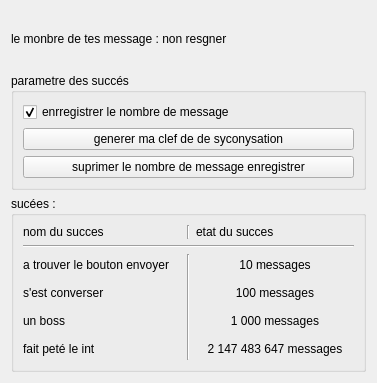
<?xml version="1.0" encoding="UTF-8"?>
<ui version="4.0">
 <class>sucees</class>
 <widget class="QDialog" name="sucees">
  <property name="geometry">
   <rect>
    <x>0</x>
    <y>0</y>
    <width>377</width>
    <height>383</height>
   </rect>
  </property>
  <property name="windowTitle">
   <string>les sucées</string>
  </property>
  <layout class="QGridLayout" name="gridLayout">
   <item row="0" column="0">
    <widget class="QLabel" name="nbmessage">
     <property name="text">
      <string>le monbre de tes message : non resgner</string>
     </property>
    </widget>
   </item>
   <item row="2" column="0">
    <widget class="QGroupBox" name="groupBox">
     <property name="title">
      <string>sucées :</string>
     </property>
     <layout class="QGridLayout" name="gridLayout_2">
      <item row="5" column="0">
       <widget class="QLabel" name="label_8">
        <property name="text">
         <string>fait peté le int</string>
        </property>
       </widget>
      </item>
      <item row="3" column="0">
       <widget class="QLabel" name="label_4">
        <property name="text">
         <string>s'est converser</string>
        </property>
       </widget>
      </item>
      <item row="3" column="2">
       <widget class="QPushButton" name="message100">
        <property name="toolTip">
         <string>il vous faut 100 message</string>
        </property>
        <property name="text">
         <string>100 messages</string>
        </property>
        <property name="flat">
         <bool>true</bool>
        </property>
       </widget>
      </item>
      <item row="4" column="2">
       <widget class="QPushButton" name="message1000">
        <property name="toolTip">
         <string>il vous faut 1000 message</string>
        </property>
        <property name="text">
         <string>1 000 messages</string>
        </property>
        <property name="flat">
         <bool>true</bool>
        </property>
       </widget>
      </item>
      <item row="2" column="1" rowspan="4">
       <widget class="Line" name="line">
        <property name="orientation">
         <enum>Qt::Vertical</enum>
        </property>
       </widget>
      </item>
      <item row="2" column="0">
       <widget class="QLabel" name="label_2">
        <property name="text">
         <string>a trouver le bouton envoyer</string>
        </property>
       </widget>
      </item>
      <item row="2" column="2">
       <widget class="QPushButton" name="message10">
        <property name="toolTip">
         <string>il vous faut 10 message</string>
        </property>
        <property name="text">
         <string>10 messages</string>
        </property>
        <property name="flat">
         <bool>true</bool>
        </property>
       </widget>
      </item>
      <item row="4" column="0">
       <widget class="QLabel" name="label_6">
        <property name="text">
         <string>un boss</string>
        </property>
       </widget>
      </item>
      <item row="5" column="2">
       <widget class="QPushButton" name="messagemaxint">
        <property name="toolTip">
         <string>il vous faut 2 147 483 647  message</string>
        </property>
        <property name="text">
         <string>2 147 483 647 messages</string>
        </property>
        <property name="flat">
         <bool>true</bool>
        </property>
       </widget>
      </item>
      <item row="1" column="0" colspan="3">
       <widget class="Line" name="line_2">
        <property name="orientation">
         <enum>Qt::Horizontal</enum>
        </property>
       </widget>
      </item>
      <item row="0" column="0">
       <widget class="QLabel" name="label">
        <property name="text">
         <string>nom du succes</string>
        </property>
       </widget>
      </item>
      <item row="0" column="2">
       <widget class="QLabel" name="label_3">
        <property name="text">
         <string>etat du succes</string>
        </property>
       </widget>
      </item>
      <item row="0" column="1">
       <widget class="Line" name="line_3">
        <property name="orientation">
         <enum>Qt::Vertical</enum>
        </property>
       </widget>
      </item>
     </layout>
    </widget>
   </item>
   <item row="1" column="0">
    <widget class="QGroupBox" name="groupBox_2">
     <property name="title">
      <string>parametre des succés</string>
     </property>
     <layout class="QGridLayout" name="gridLayout_3">
      <item row="1" column="0">
       <widget class="QPushButton" name="pushButton">
        <property name="text">
         <string>generer ma clef de de syconysation</string>
        </property>
       </widget>
      </item>
      <item row="0" column="0">
       <widget class="QCheckBox" name="saveNbMessage">
        <property name="text">
         <string>enrregistrer le nombre de message</string>
        </property>
        <property name="checked">
         <bool>true</bool>
        </property>
       </widget>
      </item>
      <item row="2" column="0">
       <widget class="QPushButton" name="pushButton_2">
        <property name="text">
         <string>suprimer le nombre de message enregistrer</string>
        </property>
       </widget>
      </item>
     </layout>
    </widget>
   </item>
  </layout>
 </widget>
 <resources/>
 <connections/>
</ui>
